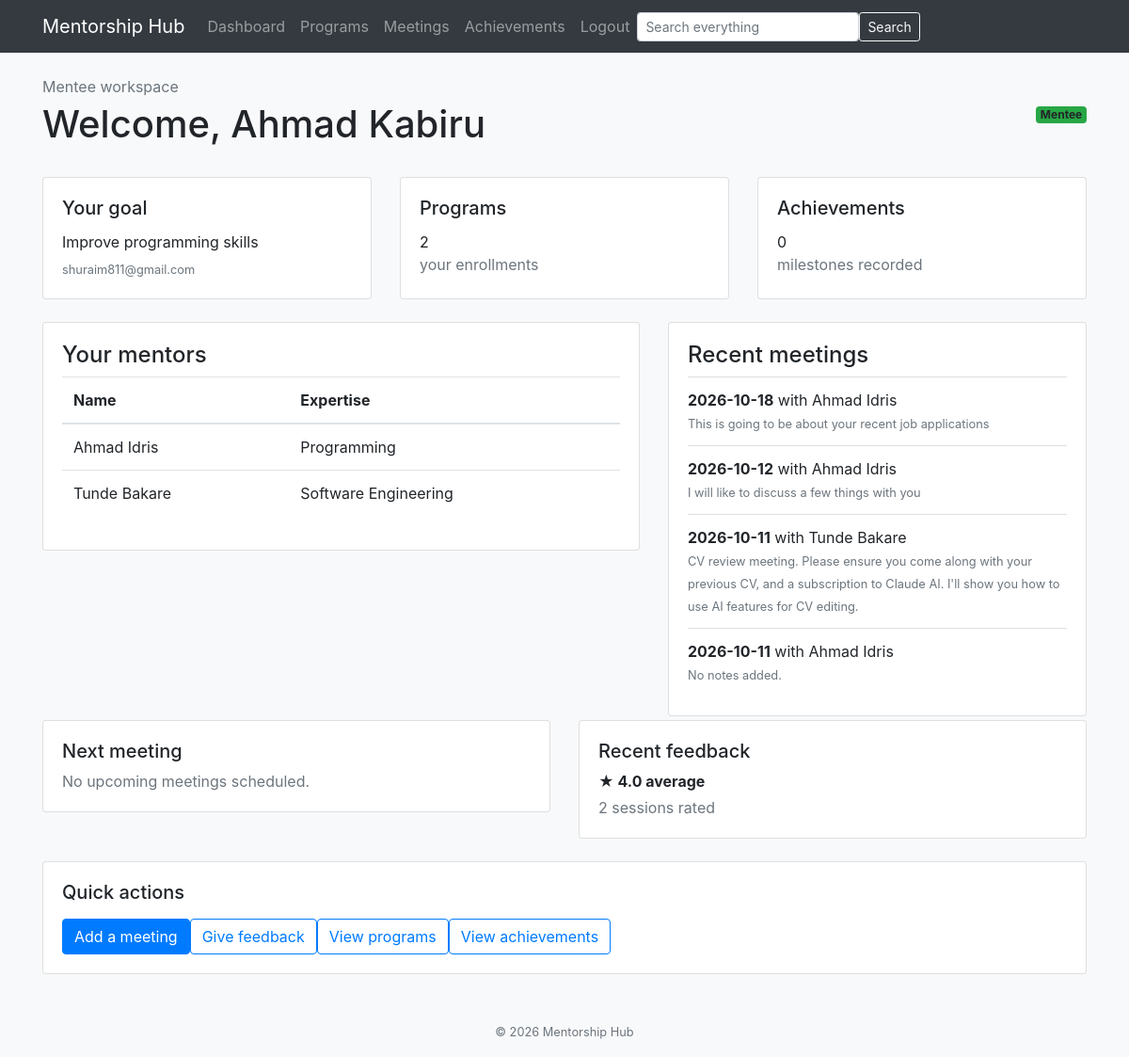
/dashboard (signed in), run on the app's committed database.
### tables this page shows
CREATE TABLE Mentee (
    MenteeID INTEGER PRIMARY KEY AUTOINCREMENT,
    Name TEXT,
    Email TEXT,
    Goal TEXT,
    JoinedAt TEXT DEFAULT CURRENT_TIMESTAMP
);

CREATE TABLE Mentor (
    MentorID INTEGER PRIMARY KEY AUTOINCREMENT,
    Name TEXT,
    Email TEXT,
    Expertise TEXT,
    JoinedAt TEXT DEFAULT CURRENT_TIMESTAMP
);

CREATE TABLE Meeting (
    MeetingID INTEGER PRIMARY KEY AUTOINCREMENT,
    MatchID INTEGER,
    MeetingDate TEXT,
    Notes TEXT
);

### app.py (the view)
@app.route('/dashboard')
def dashboard():
    if 'user_name' not in session:
        return redirect(url_for('login'))
    if session['user_type'] == 'SuperAdmin':
        return redirect(url_for('superadmin_dashboard'))
    conn = sqlite3.connect(DB_PATH)
    cursor = conn.cursor()
    if session['user_type'] == 'Mentor':
        cursor.execute('SELECT Name, Email, Expertise FROM Mentor WHERE MentorID = ?', (session['person_id'],))
        profile = cursor.fetchone()
        cursor.execute('''
            SELECT DISTINCT Program.ProgramName, Program.StartDate, Program.EndDate
            FROM Program
            INNER JOIN Match ON Program.ProgramID = Match.ProgramID
            WHERE Match.MentorID = ?
            ORDER BY Program.StartDate ''', (session['person_id'], )
            )
        programs = cursor.fetchall()
        cursor.execute('''
            SELECT DISTINCT Mentee.Name, Mentee.Goal
            FROM Mentee
            INNER JOIN Match ON Mentee.MenteeID = Match.MenteeID
            WHERE Match.MentorID = ?
            ORDER BY Mentee.Name
        ''', (session['person_id'],))
        mentees = cursor.fetchall()
        cursor.execute('''
            SELECT Meeting.MeetingDate, Mentee.Name, Meeting.Notes
            FROM Meeting
            INNER JOIN Match ON Meeting.MatchID = Match.MatchID
            INNER JOIN Mentee ON Match.MenteeID = Mentee.MenteeID
            WHERE Match.MentorID = ?
            ORDER BY Meeting.MeetingDate DESC
        ''', (session['person_id'],))
        meetings = cursor.fetchall()
        template = 'mentor_dashboard.html'
    else:
        cursor.execute('SELECT Name, Email, Goal FROM Mentee WHERE MenteeID = ?', (session['person_id'],))
        profile = cursor.fetchone()
        cursor.execute('''
            SELECT DISTINCT Program.ProgramName, Program.StartDate, Program.EndDate
            FROM Program
            INNER JOIN Match ON Program.ProgramID = Match.ProgramID
            WHERE Match.MenteeID = ?
            ORDER BY Program.StartDate
        ''', (session['person_id'],))
        programs = cursor.fetchall()
        cursor.execute('''
            SELECT DISTINCT Mentor.Name, Mentor.Expertise
            FROM Mentor
            INNER JOIN Match ON Mentor.MentorID = Match.MentorID
            WHERE Match.MenteeID = ?
            ORDER BY Mentor.Name
        ''', (session['person_id'],))
        mentors = cursor.fetchall()
        cursor.execute('''
            SELECT Meeting.MeetingDate, Mentor.Name, Meeting.Notes
            FROM Meeting
            INNER JOIN Match ON Meeting.MatchID = Match.MatchID
            INNER JOIN Mentor ON Match.MentorID = Mentor.MentorID
            WHERE Match.MenteeID = ?
            ORDER BY Meeting.MeetingDate DESC
        ''', (session['person_id'],))
        meetings = cursor.fetchall()
        cursor.execute('''
            SELECT Meeting.MeetingDate, Mentor.Name, Meeting.Notes
            FROM Meeting
            INNER JOIN Match ON Meeting.MatchID = Match.MatchID
            INNER JOIN Mentor ON Match.MentorID = Mentor.MentorID
            WHERE Match.MenteeID = ? AND Meeting.MeetingDate >= date('now')
            ORDER BY Meeting.MeetingDate ASC
            LIMIT 1
        ''', (session['person_id'],))
        next_meeting = cursor.fetchone()
        cursor.execute('''
            SELECT AVG(Feedback.Rating), COUNT(Feedback.FeedbackID)
            FROM Feedback
            INNER JOIN Meeting ON Feedback.MeetingID = Meeting.MeetingID
            INNER JOIN Match ON Meeting.MatchID = Match.MatchID
            WHERE Match.MenteeID = ?
        ''', (session['person_id'],))
        feedback_summary = cursor.fetchone()
        cursor.execute('''
            SELECT AchievementType, Title, Organisation, AchievementDate
            FROM Achievement
            WHERE MenteeID = ?
            ORDER BY AchievementDate DESC
        ''', (session['person_id'],))
        achievements = cursor.fetchall()
        template = 'mentee_dashboard.html'
    conn.close()
    dashboard_data = {
        'user_name': session['user_name'],
        'profile': profile,
        'programs': programs,
        'meetings': meetings,
    }
    if session['user_type'] == 'Mentor':
        dashboard_data['mentees'] = mentees
    else:
        dashboard_data['mentors'] = mentors
        dashboard_data['achievements'] = achievements
        dashboard_data['next_meeting'] = next_meeting
        dashboard_data['feedback_summary'] = feedback_summary
    return render_template(template, **dashboard_data)

### templates/mentee_dashboard.html (shortened to what this page needs)
{% extends "base.html" %}
{% block content %}
<div class="d-flex justify-content-between align-items-center mb-4">
    <div>
        <p class="text-muted mb-1">Mentee workspace</p>
        <h1>Welcome, {{ user_name }}</h1>
    </div>
    <span class="badge bg-success fs-6">Mentee</span>
</div>
<div class="row g-4 mb-4">
    <div class="col-md-4">
        <div class="card h-100 shadow-sm">
            <div class="card-body">
                <h5 class="card-title">Your goal</h5>{% if profile %}<p class="mb-1">{{ profile[2] or 'No goal set yet.'
                    }}</p><small class="text-muted">{{ profile[1] }}</small>{% else %}<p class="text-muted">Profile
                    details unavailable.</p>{% endif %}
            </div>
        </div>
    </div>
    <div class="col-md-4">
        <div class="card h-100 shadow-sm">
            <div class="card-body">
                <h5 class="card-title">Programs</h5>
                <p class="display-6 mb-0">{{ programs|length }}</p>
                <p class="text-muted mb-0">your enrollments</p>
            </div>
        </div>
    </div>
    <div class="col-md-4">
        <div class="card h-100 shadow-sm">
            <div class="card-body">
                <h5 class="card-title">Achievements</h5>
                <p class="display-6 mb-0">{{ achievements|length }}</p>
                <p class="text-muted mb-0">milestones recorded</p>
            </div>
        </div>
    </div>
</div>
<div class="row g-4">
    <div class="col-lg-7">
        <div class="card shadow-sm">
            <div class="card-body">
                <h2 class="h4">Your mentors</h2>
                {% if mentors %}<div class="table-responsive">
                    <table class="table align-middle">
                        <thead>
                            <tr>
                                <th>Name</th>
                                <th>Expertise</th>
                            </tr>
                        </thead>
                        <tbody>{% for mentor in mentors %}<tr>
                                <td>{{ mentor[0] }}</td>
                                <td>{{ mentor[1] or 'Not set' }}</td>
                            </tr>{% endfor %}</tbody>
                    </table>
                </div>{% else %}<p class="text-muted">No mentors are assigned yet.</p>{% endif %}
            </div>
        </div>
    </div>
    <div class="col-lg-5">
        <div class="card shadow-sm">
            <div class="card-body">
                <h2 class="h4">Recent meetings</h2>
                {% if meetings %}
                <ul class="list-group list-group-flush">{% for meeting in meetings[:5] %}
                    <li class="list-group-item px-0">
                        <strong>{{ meeting[0] }}</strong> with {{ meeting[1] }}<br>
                        <small class="text-muted">{{ meeting[2] or 'No notes added.' }}</small>
                    </li>{% endfor %}
                </ul>
                {%else %}<p class="text-muted">No meetings recorded yet.</p>{% endif %}
            </div>
        </div>
    </div>
</div>
<div class="row g-4 mt-1">
    <div class="col-md-6">
        <div class="card shadow-sm">
            <div class="card-body">
                <h2 class="h5">Next meeting</h2>{% if next_meeting %}<p class="mb-1"><strong>{{ next_meeting[0]
                        }}</strong> with {{ next_meeting[1] }}</p>
                <p class="text-muted mb-0">{{ next_meeting[2] or 'No notes added.' }}</p>{% else %}<p
                    class="text-muted mb-0">No upcoming meetings scheduled.</p>{% endif %}
            </div>
        </div>
    </div>
    <div class="col-md-6">
        <div class="card shadow-sm">
            <div class="card-body">
                <h2 class="h5">Recent feedback</h2>{% if feedback_summary and feedback_summary[1] %}<p class="mb-1">
                    <strong>&#9733; {{ '%.1f'|format(feedback_summary[0]) }} average</strong>
                </p>
                <p class="text-muted mb-0">{{ feedback_summary[1] }} session{{ 's' if feedback_summary[1] != 1 else ''
                    }} rated</p>{% else %}<p class="text-muted mb-0">No feedback has been recorded yet.</p>{% endif %}
            </div>
        </div>
    </div>
</div>
<div class="card shadow-sm mt-4">
    <div class="card-body">
        <h2 class="h5 mb-3">Quick actions</h2>
        <div class="d-flex flex-wrap gap-3">
            <a class="btn btn-primary" href="{{ url_for('meetings') }}#new-meeting">Add a meeting</a>
            <a class="btn btn-outline-primary" href="{{ url_for('meetings') }}#feedback">Give feedback</a>
            <a class="btn btn-outline-primary" href="{{ url_for('programs') }}">View programs</a>
            <a class="btn btn-outline-primary" href="{{ url_for('achievements') }}">View achievements</a>
        </div>
    </div>
</div>
{% endblock %}

### data on the page
Mentee: Name "Ahmad Kabiru", Goal "Improve programming skills", Email "shuraim811@gmail.com"
Mentor: Name "Ahmad Idris", Expertise "Programming"
Mentor: Name "Tunde Bakare", Expertise "Software Engineering"
Meeting: MeetingDate "2026-10-18", Name "Ahmad Idris", Notes "This is going to be about your recent job applications"
Meeting: MeetingDate "2026-10-12", Name "Ahmad Idris", Notes "I will like to discuss a few things with you"
Meeting: MeetingDate "2026-10-11", Name "Tunde Bakare", Notes "CV review meeting. Please ensure you come along with your previous CV, and a subscription to Claude AI. I'll show you how to use AI features for CV editing."
Meeting: MeetingDate "2026-10-11", Name "Ahmad Idris", Notes "No notes added."

### other printed values
{{ programs|length }} "2"
{{ achievements|length }} "0"
{{ '%.1f'|format(feedback_summary[0]) }} "4.0"
{{ feedback_summary[1] }} "2"
{{ 's' if feedback_summary[1] != 1 else '' }} "s"
